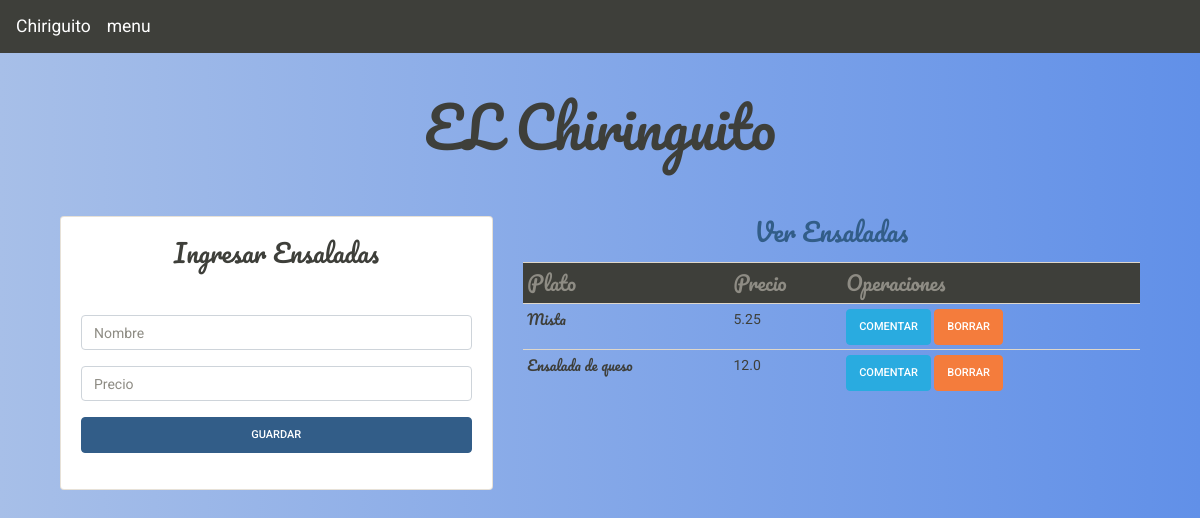
The app's page /get_platos/2 with its own data.
### tables this page shows
CREATE TABLE "opciones" (
	"id"	INTEGER,
	"opcion"	VARCHAR(100) NOT NULL UNIQUE,
	PRIMARY KEY("id" AUTOINCREMENT)
);

CREATE TABLE "platos" (
	"id"	INTEGER,
	"plato"	VARCHAR(100) NOT NULL UNIQUE,
	"precio"	FLOAT,
	"categoria_id"	INTEGER NOT NULL,
	FOREIGN KEY("categoria_id") REFERENCES "categoria"("id"),
	PRIMARY KEY("id" AUTOINCREMENT)
);

### inicio.py (the view)
@app.route('/get_platos/<id>')
def get_platos(id):
    conexion = sqlite3.connect('database/chiringuito.db')
    cursor = conexion.cursor()
    cursor.execute('SELECT * FROM opciones WHERE id = {}'.format(id))
    opciones = cursor.fetchall()
    conexion.close()
    conexion = sqlite3.connect('database/chiringuito.db')
    cursor = conexion.cursor()
    cursor.execute('SELECT * FROM platos WHERE categoria_id ={}'.format(id))
    platos = cursor.fetchall()
    conexion.close()
    return render_template('get_platos.html',opciones = opciones[0],platos=platos)

### templates/get_platos.html (shortened to what this page needs)
{% extends 'plantilla.html' %}
{% block body %}
<main>
    <div class='container'>
        <h1 class='display-4 text-center mt-4 fuente'>EL Chiringuito</h1>
        <div class='row'>
            <div class="col-md-5 mt-5">
                <div class='card card-body'>
                    <h4 class='fuente text-center mb-5'style='font-size: 25px;'>Ingresar {{opciones.1}}</h4>
                        <form action="/add_platos/{{opciones.0}}" method="POST">
                            <div class="form-group">
                                <input type="text"  name ='plato' placeholder='Nombre' class='form-control'>
                            </div>
                            <div class="form-group">
                                <input type="float" name = 'precio' placeholder='Precio' class='form-control'>
                            </div>
                            <div class="form-group">
                                <button type='submit'class='btn btn-primary btn-block'>Guardar</button>
                            </div>
                        </form>
                </div>
            </div>
            <div class='col-md-7 mt-5'>
                <h4 class='text-center text-primary pb-2 fuente'style='font-size: 25px;'>Ver {{opciones.1}}</h4>
                <table class='table  table-sm'>
                    <thead>
                        <tr class ='bg-primary text-secondary fuente' style='font-size: 20px;'>
                            <td>Plato</td>
                            <td>Precio</td>
                            <td>Operaciones</td>
                        </tr>
                    </thead>
                    <tbody>
                        {% for dato in platos %}
                        <tr>
                            <td class='fuente'> {{dato.1 }} </td>
                            <td> {{dato.2}}</td>
                            <td>
                                <a href="/coment_plato/{{ dato.0 }}" class="btn btn-info boton_borrar" >Comentar</a>
                                <a href="/borrar_plato/{{ dato.0 }}" class="btn btn-warning boton_borrar" >Borrar</a>
                            </td>
                        </tr>
                        {% endfor %}
                    </tbody>
                </table>
            </div>
        </div>
    </div>
</main>
{% endblock %}

### static/css/main.css (style rules this page uses)
.fuente { font-family: 'Pacifico', cursive; }
body { background: #6190E8; background: -webkit-linear-gradient(to right, #A7BFE8, #6190E8); background: linear-gradient(to right, #A7BFE8, #6190E8); }

### records on screen
opciones: opcion "Ensaladas"
platos: plato "Mista", precio "5.25"
platos: plato "Ensalada de queso", precio "12.0"
